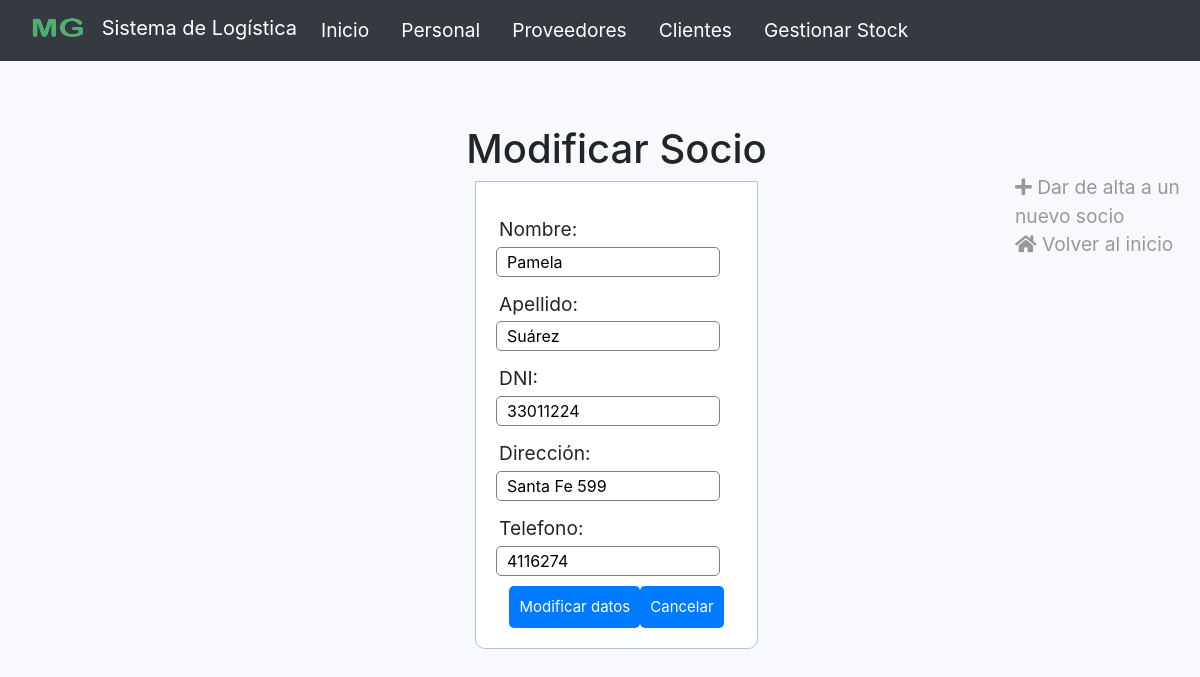
Screenshot of /clientes/modificar.php?id=2 with the database file from the repository.
### tables this page shows
CREATE TABLE `socios` (
  `id` int(11) NOT NULL,
  `nombre` varchar(50) NOT NULL,
  `apellido` varchar(50) NOT NULL,
  `telefono` int(11) NOT NULL,
  `DNI` int(11) NOT NULL,
  `direccion` varchar(50) NOT NULL
);

### clientes/modificar.php (the view, shortened to what this page needs)
<html>
	<head>
	<link rel="stylesheet" href="/MasterGame/css/bootstrap.css">
	<link rel="stylesheet" href="https://use.fontawesome.com/releases/v5.3.1/css/all.css">
	</head>
	<body>
		<nav class="navbar navbar-expand-lg navbar-dark bg-dark"
		style="position: sticky; z-index: 1071; top: 0;">
			<div class="d-flex justify-content-end">
		    <a class="navbar-brand" href="../index.html"  style="color: #fff;">
			    <img src="/MasterGame/images/mg2.jpg" width="80" height="30" class="d-inline-block align-top" data-toggle="tooltip" data-placement="bottom" title="Sistema de Logística Master Game">
			    Sistema de Logística
			   </a>
			<div class="nav navbar-nav navbar-right">
				<div class="collapse navbar-collapse" id="navbarText">
					<ul class="navbar-nav mr-auto">
			    		<li class="nav-item active">
			    			<a class="nav-link" href="../index.html" style="margin-right: 1rem; color: #fff;">Inicio <span class="sr-only">(current)</span></a>
			    		</li>
			    		<li class="nav-item" style="margin-right: 1rem;">
			    			<a class="nav-link" href="../empleados/FichasEmpleados.php" style="color: #fff;">Personal</a>
			    		</li>
			    		<li class="nav-item" style="margin-right: 1rem;">
			    			<a class="nav-link" href="../proveedores/Proveedores.php" style="color: #fff;">Proveedores</a>
			    		</li>
			    		<li class="nav-item" style="margin-right: 1rem;">
			    			<a class="nav-link" href="../clientes/crud.php" style="color: #fff;">Clientes</a>
			    		</li>
			    		<li class="nav-item" style="margin-right: 1rem;">
			    			<a class="nav-link" href="../inventarioo/nuevo.php" style="color: #fff;">Gestionar Stock</a>
			    		</li>
			    	</ul>
				</div>
			</div>
		</nav>
		<div class="container-fluid" style="margin-top: 3rem;">
			<div class="row flex-xl-nowrap">
				<div class="col-12 col-md-3 col-xl-2 bd-sidebar">
				</div>
				<main class="col-12 col-md-9 col-xl-8 py-md-3 pl-md-5 bd-content">
					<?php
						$pdo = conectar();
						$consulta=$pdo->prepare("SELECT * FROM socios WHERE id=:numeroRecibido");
						$consulta->bindValue(':numeroRecibido',$_GET['id']);
						$consulta->execute();
						$datos = $consulta->fetchAll(PDO::FETCH_ASSOC);
						echo '<div class="container" align="center">
							<h1>Modificar Socio</h1>';
							echo '<form action="guardarModif.php" method="post">';
							echo '<div class="input-group">';
								echo "<label> Nombre: </label>
									<input type='text' name='nombre' value='{$datos[0]['nombre']}' required>
								</div>";
							echo '<div class="input-group">';
								echo "<label> Apellido: </label>
									<input type='text' name='apellido' value='{$datos[0]['apellido']}' required>
									</div>";
							echo '<div class="input-group">';
								echo "<label> DNI: </label>
									<input name='DNI' type='number' value='{$datos[0]['DNI']}' min=7000000 required>
								</div>";
							echo '<div class="input-group">';
								echo "<label> Dirección: </label>
									<input type='text' name='direccion' value='{$datos[0]['direccion']}' required>
								</div>";
							echo '<div class="input-group">';
								echo "<label> Telefono: </label>
									<input type='number' name='telefono' value='{$datos[0]['telefono']}' required>
								</div>";
							echo '<input type="submit" value="Modificar datos" class="btn btn btn-primary">';
							echo '<a href="crud.php" class="btn btn btn-primary"> Cancelar </a>';
							echo '</form>
						</div>';
					?>
				</main>
				<div class="d-none d-xl-block col-xl-2 bd-toc">
					<ul class="section-nav" style="list-style: none; margin-top: 4rem;">
						<li class="toc-entry toc-h2">
							<a href="formAlta.php" style="color:#99979c">
								<i class="fa fa-plus" aria-hidden="true"></i> Dar de alta a un nuevo socio
							</a>
						</li>
						<li class="toc-entry toc-h2">
							<a href="../index.html" style="color:#99979c">
								<i class="fa fa-home" aria-hidden="true"></i> Volver al inicio
							</a>
						</li>
					</ul>
				</div>
			</div>
		</div>
	</body>
</html>

### clientes/modificar.php (style rules this page uses)
* { margin: 0px; padding: 0px; }
body { font-size: 120%; background: #F8F8FF; }
form, .content { width: 40%; margin: 0px auto; padding: 20px; border: 1px solid #B0C4DE; background: white; border-radius: 0px 0px 10px 10px; }
.input-group { margin: 10px 0px 10px 0px; }
.input-group label { display: block; text-align: left; margin: 3px; }
.input-group input { height: 30px; width: 93%; padding: 5px 10px; font-size: 16px; border-radius: 5px; border: 1px solid gray; }
.btn { padding: 10px; font-size: 15px; border: none; border-radius: 5px; }

### rows the page displays
socios: nombre "Pamela", apellido "Suárez", DNI "33011224", direccion "Santa Fe 599", telefono "4116274"
